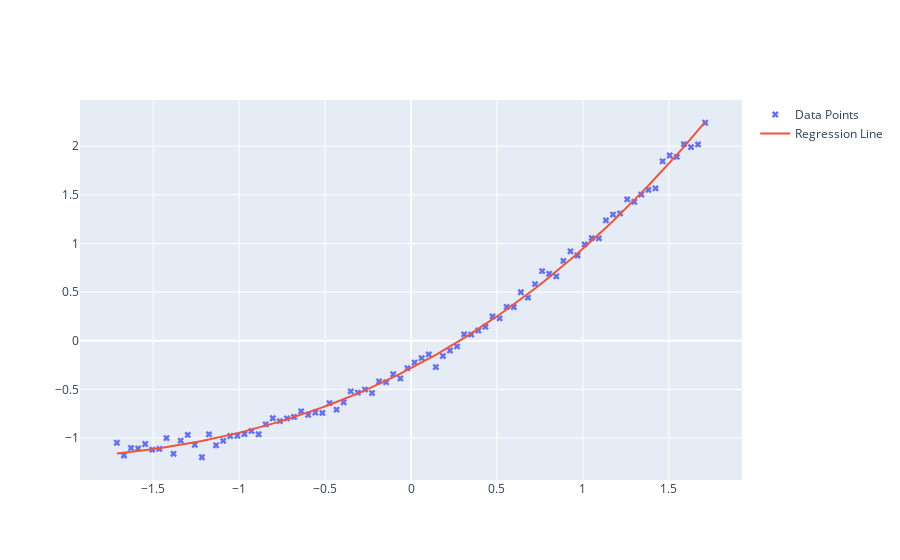

Here is the notebook cell this chart was saved with:
### Code cell
# Create a new Plotly figure to visualize the data points and the regression line
fig = go.Figure()

# Add a scatter plot for the original data points from the CSV file
fig.add_trace(
    go.Scatter(
        x=x_normalized[:, 1],  # X values from the 'x' column
        y=y_normalized.reshape(-1,),  # Y values from the 'y' column
        mode='markers',  # Plot style as markers (points)
        marker=dict(symbol='x'),  # Marker style
        name='Data Points'  # Name for the legend
    )
)

fig.add_trace(
    go.Scatter(
        x=x_normalized[:, 1],  # X values for the regression line
        y=y_range.reshape(-1,),  # Y values for the regression line
        mode='lines',  # Plot style as a line
        name='Regression Line'  # Name for the legend
    )
)
